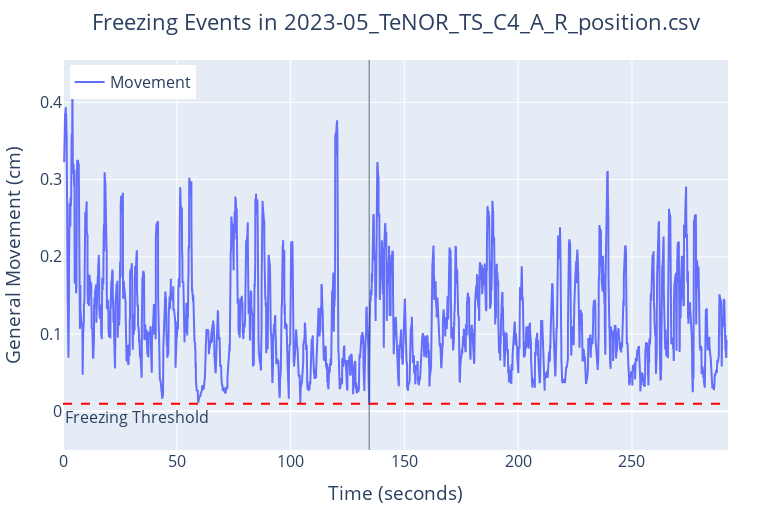

Notebook source saved alongside this figure:
### Code cell
plot_freezing(example, fps = video_fps)

### Figure 1 — Plotly figure (JSON) as saved in the notebook; plotly's stock layout.template omitted (floating-point values rounded to 4 significant figures; data arrays with more than 128 entries replaced by an {"elided": "..."} marker saying what was removed)
{"data": [{"mode": "lines", "name": "Movement", "type": "scatter", "x": {"elided": "7306 float values"}, "y": {"elided": "7306 float values"}}], "layout": {"annotations": [{"showarrow": false, "text": "Freezing Threshold", "x": 0, "xanchor": "left", "xref": "x domain", "y": 0.01, "yanchor": "top", "yref": "y"}], "font": {"size": 16}, "height": 512, "legend": {"x": 0.01, "xanchor": "left", "y": 0.9, "yanchor": "bottom"}, "margin": {"b": 20, "l": 60, "r": 40, "t": 60}, "shapes": [{"fillcolor": "rgba(0, 100, 80, 0.4)", "line": {"width": 0.4}, "type": "rect", "x0": 134.5, "x1": 134.6, "y0": -0.1, "y1": 1.5}, {"line": {"color": "red", "dash": "dash"}, "type": "line", "x0": 0, "x1": 1, "xref": "x domain", "y0": 0.01, "y1": 0.01, "yref": "y"}], "showlegend": true, "title": {"text": "Freezing Events in 2023-05_TeNOR_TS_C4_A_R_position.csv", "x": 0.5, "xanchor": "center", "xref": "paper"}, "width": 768, "xaxis": {"title": {"text": "Time (seconds)"}}, "yaxis": {"range": [-0.05, 0.4548], "title": {"text": "General Movement (cm)"}}}}
